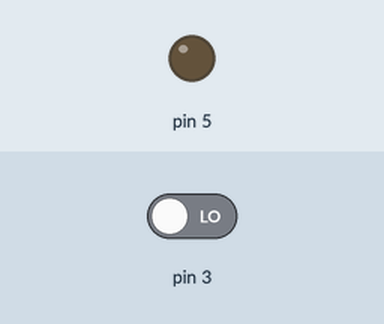
Recording of a sketch running on a simulated Arduino Uno, built with avr-gcc and run on an emulated ATmega328P. Parts: output pins drawn as LEDs (lit = HIGH). The test bench sets the inputs (shaded band); at power-on: pin 3 LOW.

Above: at 1.2 s.
1.3 s: pin 3 driven HIGH
At 1.6 s:
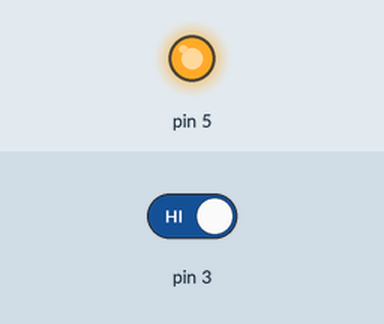
2.8 s: pin 3 driven LOW
At 4.0 s:
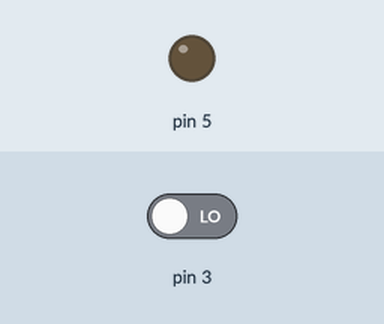
Timing chart, 0 to 5.8 s (numbered marks = the images above; inputs shaded):
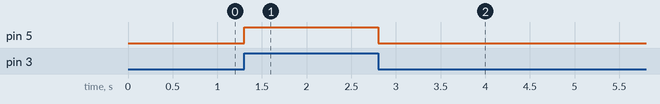

Measured:
- after the input at 1.3 s, pin 5: LOW → HIGH at once
- after the input at 2.8 s, pin 5: HIGH → LOW at once

The sketch:

Receiver1.ino
```cpp
// Receiver1

// the setup function runs once when you press reset or power the board
void setup() {
  // initialize digital pin 13 as an output.
  pinMode(3, INPUT);
  pinMode(5, OUTPUT);
}

// the loop function runs over and over again forever
void loop() {
  int input;

  input = digitalRead(3);
  digitalWrite(5, input);
  digitalWrite(13, input);
}
```
